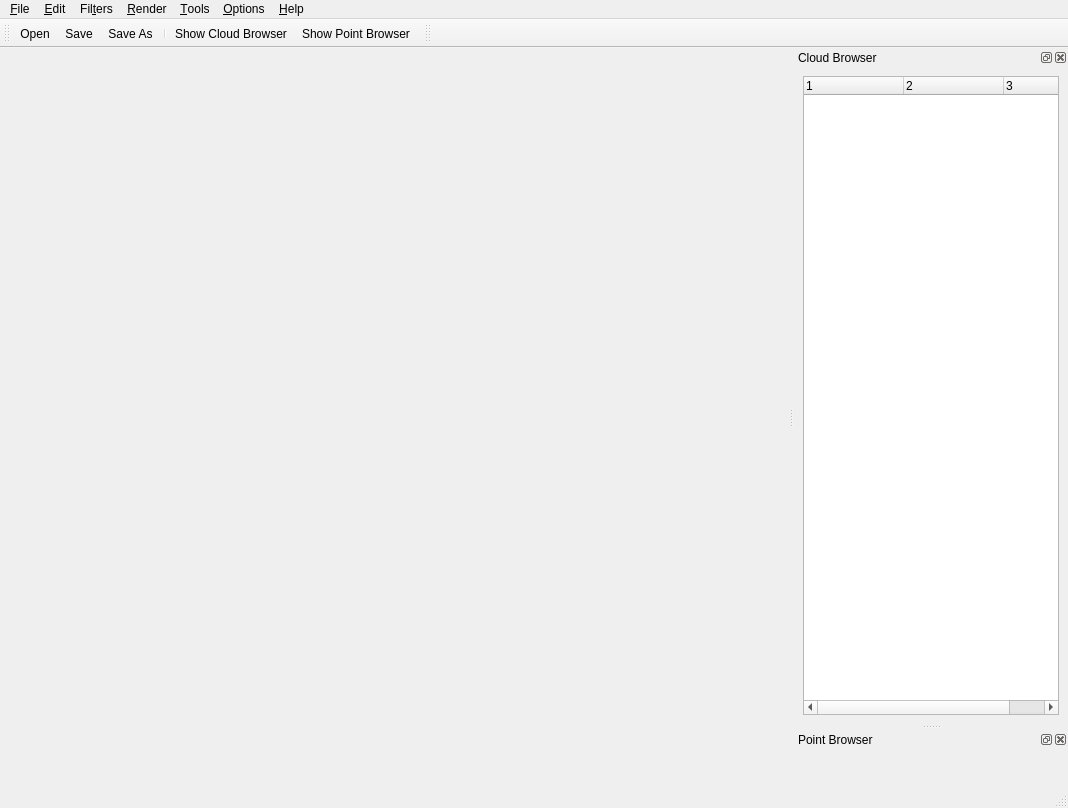
<?xml version="1.0" encoding="UTF-8"?>
<ui version="4.0">
 <class>MainWindow</class>
 <widget class="QMainWindow" name="MainWindow">
  <property name="geometry">
   <rect>
    <x>0</x>
    <y>0</y>
    <width>1068</width>
    <height>808</height>
   </rect>
  </property>
  <property name="windowTitle">
   <string>Registar</string>
  </property>
  <property name="windowIcon">
   <iconset resource="../res/Registar.qrc">
    <normaloff>:/images/bunny.png</normaloff>:/images/bunny.png</iconset>
  </property>
  <widget class="QWidget" name="centralwidget"/>
  <widget class="QMenuBar" name="menubar">
   <property name="geometry">
    <rect>
     <x>0</x>
     <y>0</y>
     <width>1068</width>
     <height>23</height>
    </rect>
   </property>
   <widget class="QMenu" name="fileMenu">
    <property name="title">
     <string>&amp;File</string>
    </property>
    <addaction name="openAction"/>
    <addaction name="saveAction"/>
    <addaction name="saveAsAction"/>
    <addaction name="separator"/>
    <addaction name="exitAction"/>
   </widget>
   <widget class="QMenu" name="editMenu">
    <property name="title">
     <string>&amp;Edit</string>
    </property>
   </widget>
   <widget class="QMenu" name="toolsMenu">
    <property name="title">
     <string>&amp;Tools</string>
    </property>
    <widget class="QMenu" name="globalRegistrationMenu">
     <property name="title">
      <string>Global Registration</string>
     </property>
     <addaction name="diagramAction"/>
     <addaction name="globalRegistrationAction"/>
    </widget>
    <addaction name="pairwiseRegistrationAction"/>
    <addaction name="globalRegistrationMenu"/>
   </widget>
   <widget class="QMenu" name="optionsMenu">
    <property name="title">
     <string>&amp;Options</string>
    </property>
   </widget>
   <widget class="QMenu" name="helpMenu">
    <property name="title">
     <string>&amp;Help</string>
    </property>
    <addaction name="aboutAction"/>
    <addaction name="aboutQtAction"/>
   </widget>
   <widget class="QMenu" name="menuFilters">
    <property name="title">
     <string>Fil&amp;ters</string>
    </property>
    <widget class="QMenu" name="menuTransformation">
     <property name="title">
      <string>Transformation</string>
     </property>
     <addaction name="translationAction"/>
     <addaction name="rotationAction"/>
     <addaction name="scaleAction"/>
    </widget>
    <widget class="QMenu" name="menuFieldsOperation">
     <property name="title">
      <string>FieldsOperation</string>
     </property>
     <addaction name="normalFieldAction"/>
    </widget>
    <addaction name="euclideanClusterExtractionAction"/>
    <addaction name="voxelGridAction"/>
    <addaction name="movingLeastSquaresAction"/>
    <addaction name="boundaryEstimationAction"/>
    <addaction name="outliersRemovalAction"/>
    <addaction name="separator"/>
    <addaction name="menuTransformation"/>
    <addaction name="menuFieldsOperation"/>
    <addaction name="separator"/>
    <addaction name="concatenationAction"/>
   </widget>
   <widget class="QMenu" name="renderMenu">
    <property name="title">
     <string>&amp;Render</string>
    </property>
    <widget class="QMenu" name="menu_Color">
     <property name="title">
      <string>&amp;Color</string>
     </property>
     <addaction name="colorNoneAction"/>
     <addaction name="colorOriginalAction"/>
     <addaction name="colorCustomAction"/>
    </widget>
    <addaction name="menu_Color"/>
    <addaction name="drawNormalAction"/>
    <addaction name="separator"/>
    <addaction name="drawAxisAction"/>
    <addaction name="drawOrientationMarkerAction"/>
    <addaction name="separator"/>
    <addaction name="registrationModeAction"/>
    <addaction name="drawBoundaryAction"/>
   </widget>
   <addaction name="fileMenu"/>
   <addaction name="editMenu"/>
   <addaction name="menuFilters"/>
   <addaction name="renderMenu"/>
   <addaction name="toolsMenu"/>
   <addaction name="optionsMenu"/>
   <addaction name="helpMenu"/>
  </widget>
  <widget class="QStatusBar" name="statusbar"/>
  <widget class="QToolBar" name="fileToolBar">
   <property name="minimumSize">
    <size>
     <width>0</width>
     <height>0</height>
    </size>
   </property>
   <property name="windowTitle">
    <string>toolBar</string>
   </property>
   <attribute name="toolBarArea">
    <enum>TopToolBarArea</enum>
   </attribute>
   <attribute name="toolBarBreak">
    <bool>false</bool>
   </attribute>
   <addaction name="openAction"/>
   <addaction name="saveAction"/>
   <addaction name="saveAsAction"/>
   <addaction name="separator"/>
   <addaction name="showCloudBrowserAction"/>
   <addaction name="showPointBrowserAction"/>
  </widget>
  <widget class="QDockWidget" name="cloudBrowserDockWidget">
   <property name="windowIcon">
    <iconset resource="../res/Registar.qrc">
     <normaloff>:/images/layers.png</normaloff>:/images/layers.png</iconset>
   </property>
   <property name="windowTitle">
    <string>Cloud Browser</string>
   </property>
   <attribute name="dockWidgetArea">
    <number>2</number>
   </attribute>
   <widget class="QWidget" name="cloudBrowserDockWidgetContents">
    <layout class="QVBoxLayout" name="verticalLayout">
     <item>
      <widget class="CloudBrowser" name="cloudBrowser">
       <property name="selectionMode">
        <enum>QAbstractItemView::ExtendedSelection</enum>
       </property>
       <property name="columnCount">
        <number>3</number>
       </property>
       <column>
        <property name="text">
         <string/>
        </property>
       </column>
       <column>
        <property name="text">
         <string/>
        </property>
       </column>
       <column>
        <property name="text">
         <string/>
        </property>
       </column>
      </widget>
     </item>
    </layout>
   </widget>
  </widget>
  <widget class="QDockWidget" name="pointBrowserDockWidget">
   <property name="windowIcon">
    <iconset resource="../res/Registar.qrc">
     <normaloff>:/images/points.png</normaloff>:/images/points.png</iconset>
   </property>
   <property name="windowTitle">
    <string>Point Browser</string>
   </property>
   <attribute name="dockWidgetArea">
    <number>2</number>
   </attribute>
   <widget class="QWidget" name="pointBrowserDockWidgetContents"/>
  </widget>
  <widget class="QToolBar" name="visualizerBar">
   <property name="windowTitle">
    <string>toolBar</string>
   </property>
   <attribute name="toolBarArea">
    <enum>TopToolBarArea</enum>
   </attribute>
   <attribute name="toolBarBreak">
    <bool>false</bool>
   </attribute>
  </widget>
  <action name="openAction">
   <property name="icon">
    <iconset resource="../res/Registar.qrc">
     <normaloff>:/images/open.png</normaloff>:/images/open.png</iconset>
   </property>
   <property name="text">
    <string>&amp;Open</string>
   </property>
   <property name="statusTip">
    <string>Open an PointCloud file</string>
   </property>
  </action>
  <action name="saveAction">
   <property name="icon">
    <iconset resource="../res/Registar.qrc">
     <normaloff>:/images/save.png</normaloff>:/images/save.png</iconset>
   </property>
   <property name="text">
    <string>&amp;Save</string>
   </property>
   <property name="statusTip">
    <string>Save the PointCloud to original file</string>
   </property>
  </action>
  <action name="saveAsAction">
   <property name="icon">
    <iconset resource="../res/Registar.qrc">
     <normaloff>:/images/saveAs.png</normaloff>:/images/saveAs.png</iconset>
   </property>
   <property name="text">
    <string>Save &amp;As</string>
   </property>
   <property name="statusTip">
    <string>Save the PointCloud to disk as new file</string>
   </property>
  </action>
  <action name="exitAction">
   <property name="text">
    <string>&amp;Exit</string>
   </property>
   <property name="statusTip">
    <string>Exit Registar</string>
   </property>
  </action>
  <action name="aboutAction">
   <property name="icon">
    <iconset resource="../res/Registar.qrc">
     <normaloff>:/images/bunny.png</normaloff>:/images/bunny.png</iconset>
   </property>
   <property name="text">
    <string>&amp;About</string>
   </property>
   <property name="statusTip">
    <string>Show Registar's About box</string>
   </property>
  </action>
  <action name="aboutQtAction">
   <property name="icon">
    <iconset resource="../res/Registar.qrc">
     <normaloff>:/images/qt-logo.png</normaloff>:/images/qt-logo.png</iconset>
   </property>
   <property name="text">
    <string>About &amp;Qt</string>
   </property>
   <property name="statusTip">
    <string>Show the Qt library's About box</string>
   </property>
  </action>
  <action name="voxelGridAction">
   <property name="text">
    <string>Voxel Grid</string>
   </property>
   <property name="statusTip">
    <string>Use voxel grid to resample PointCloud</string>
   </property>
  </action>
  <action name="movingLeastSquaresAction">
   <property name="text">
    <string>Moving Least Squares</string>
   </property>
   <property name="statusTip">
    <string>Use Moving Least Squares to resample PointCloud</string>
   </property>
  </action>
  <action name="showCloudBrowserAction">
   <property name="checkable">
    <bool>true</bool>
   </property>
   <property name="icon">
    <iconset resource="../res/Registar.qrc">
     <normaloff>:/images/layers.png</normaloff>:/images/layers.png</iconset>
   </property>
   <property name="text">
    <string>Show Cloud Browser</string>
   </property>
   <property name="toolTip">
    <string>Show Cloud Browser</string>
   </property>
  </action>
  <action name="showPointBrowserAction">
   <property name="checkable">
    <bool>true</bool>
   </property>
   <property name="icon">
    <iconset resource="../res/Registar.qrc">
     <normaloff>:/images/points.png</normaloff>:/images/points.png</iconset>
   </property>
   <property name="text">
    <string>Show Point Browser</string>
   </property>
  </action>
  <action name="colorNoneAction">
   <property name="checkable">
    <bool>true</bool>
   </property>
   <property name="text">
    <string>&amp;None</string>
   </property>
   <property name="statusTip">
    <string>Render with no color</string>
   </property>
  </action>
  <action name="colorOriginalAction">
   <property name="checkable">
    <bool>true</bool>
   </property>
   <property name="checked">
    <bool>true</bool>
   </property>
   <property name="text">
    <string>&amp;Original</string>
   </property>
   <property name="statusTip">
    <string>Render with original color </string>
   </property>
  </action>
  <action name="colorCustomAction">
   <property name="checkable">
    <bool>true</bool>
   </property>
   <property name="text">
    <string>&amp;Custom</string>
   </property>
   <property name="statusTip">
    <string>Render foreach custom color </string>
   </property>
  </action>
  <action name="drawNormalAction">
   <property name="checkable">
    <bool>true</bool>
   </property>
   <property name="text">
    <string>Draw &amp;Normal</string>
   </property>
  </action>
  <action name="boundaryEstimationAction">
   <property name="text">
    <string>Boundary Estimation</string>
   </property>
  </action>
  <action name="outliersRemovalAction">
   <property name="text">
    <string>Outliers Removal</string>
   </property>
  </action>
  <action name="pairwiseRegistrationAction">
   <property name="text">
    <string>Pairwise Registration</string>
   </property>
  </action>
  <action name="drawAxisAction">
   <property name="checkable">
    <bool>true</bool>
   </property>
   <property name="text">
    <string>Draw &amp;Axis</string>
   </property>
  </action>
  <action name="drawOrientationMarkerAction">
   <property name="checkable">
    <bool>true</bool>
   </property>
   <property name="text">
    <string>Draw &amp;Orientation Marker</string>
   </property>
  </action>
  <action name="translationAction">
   <property name="text">
    <string>Translation</string>
   </property>
  </action>
  <action name="rotationAction">
   <property name="text">
    <string>Rotation</string>
   </property>
  </action>
  <action name="scaleAction">
   <property name="text">
    <string>Scale</string>
   </property>
  </action>
  <action name="euclideanClusterExtractionAction">
   <property name="text">
    <string>Euclidean Cluster Extraction</string>
   </property>
  </action>
  <action name="normalFieldAction">
   <property name="text">
    <string>Normal Field</string>
   </property>
  </action>
  <action name="concatenationAction">
   <property name="text">
    <string>Concatenation</string>
   </property>
  </action>
  <action name="diagramAction">
   <property name="text">
    <string>Diagram</string>
   </property>
  </action>
  <action name="globalRegistrationAction">
   <property name="text">
    <string>Registration</string>
   </property>
  </action>
  <action name="registrationModeAction">
   <property name="checkable">
    <bool>true</bool>
   </property>
   <property name="text">
    <string>&amp;Registration Mode</string>
   </property>
  </action>
  <action name="drawBoundaryAction">
   <property name="checkable">
    <bool>true</bool>
   </property>
   <property name="text">
    <string>Draw &amp;Boundary</string>
   </property>
  </action>
 </widget>
 <customwidgets>
  <customwidget>
   <class>CloudBrowser</class>
   <extends>QTreeWidget</extends>
   <header>../include/cloudbrowser.h</header>
  </customwidget>
 </customwidgets>
 <resources>
  <include location="../res/Registar.qrc"/>
 </resources>
 <connections>
  <connection>
   <sender>exitAction</sender>
   <signal>triggered()</signal>
   <receiver>MainWindow</receiver>
   <slot>close()</slot>
   <hints>
    <hint type="sourcelabel">
     <x>-1</x>
     <y>-1</y>
    </hint>
    <hint type="destinationlabel">
     <x>422</x>
     <y>292</y>
    </hint>
   </hints>
  </connection>
 </connections>
</ui>
